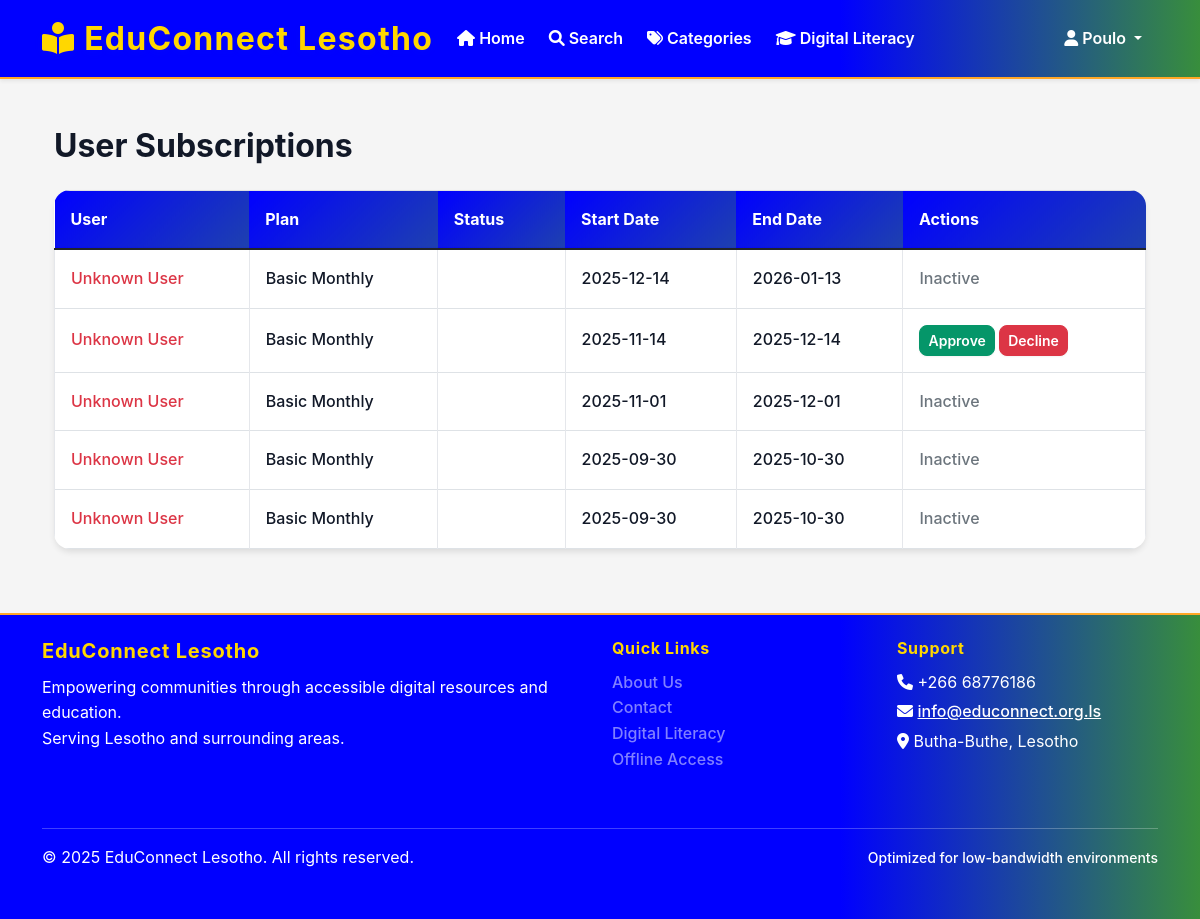
The app's page /admin/user-subscriptions (signed in) with its own data.
### app/models/user.py (models this page shows, shortened)
class User(UserMixin, db.Model):
    __tablename__ = 'users'
    id = db.Column(db.Integer, primary_key=True)
    username = db.Column(db.String(100), unique=True, nullable=False, index=True)
    email = db.Column(db.String(255), unique=True, nullable=False, index=True)
    password_hash = db.Column(db.String(255), nullable=False)
    first_name = db.Column(db.String(100), nullable=False)
    last_name = db.Column(db.String(100), nullable=False)
    phone_number = db.Column(db.String(20))
    address = db.Column(db.Text)
    district = db.Column(db.String(50), default='Butha-Buthe', index=True)
    profile_image = db.Column(db.String(500))  # Path to profile image
    role_id = db.Column(db.Integer, db.ForeignKey('user_roles.id'), nullable=False)
    is_active = db.Column(db.Boolean, default=True)
    email_verified = db.Column(db.Boolean, default=False)
    created_at = db.Column(db.DateTime, default=datetime.utcnow)
    updated_at = db.Column(db.DateTime, default=datetime.utcnow, onupdate=datetime.utcnow)
    last_login = db.Column(db.DateTime)
    borrowing_transactions = db.relationship('BorrowingTransaction', foreign_keys='BorrowingTransaction.user_id', backref='user', lazy='dynamic')
    digital_downloads = db.relationship('DigitalDownload', backref='user', lazy='dynamic')
    offline_tokens = db.relationship('OfflineToken', backref='user', lazy='dynamic')
    reading_sessions = db.relationship('ReadingSession', backref='user', lazy='dynamic')
    notifications = db.relationship('Notification', backref='user', lazy='dynamic')
    book_reservations = db.relationship('BookReservation', backref='user', lazy='dynamic')
    book_reviews = db.relationship('BookReview', backref='user', lazy='dynamic')
    literacy_progress = db.relationship('LiteracyProgress', backref='user', lazy='dynamic')
    favorites = db.relationship('Book', secondary='user_favorites', backref='favorited_by', lazy='dynamic')
    def is_admin(self):
        return self.role.role_name == 'admin'
    def is_librarian(self):
        return self.role.role_name in ['admin', 'librarian']

### app/models/subscription.py (models this page shows, shortened)
class UserSubscription(db.Model):
    __tablename__ = 'user_subscriptions'
    id = db.Column(db.Integer, primary_key=True)
    user_id = db.Column(db.Integer, db.ForeignKey('users.id'), nullable=False)
    plan_id = db.Column(db.Integer, db.ForeignKey('subscription_plans.id'), nullable=False)
    start_date = db.Column(db.DateTime, nullable=False, default=datetime.utcnow)
    end_date = db.Column(db.DateTime, nullable=False)
    is_active = db.Column(db.Boolean, default=True)
    auto_renew = db.Column(db.Boolean, default=False)
    created_at = db.Column(db.DateTime, default=datetime.utcnow)
    @property
    def is_expired(self):
        return datetime.utcnow() > self.end_date

class SubscriptionPlan(db.Model):
    __tablename__ = 'subscription_plans'
    id = db.Column(db.Integer, primary_key=True)
    name = db.Column(db.String(100), nullable=False, unique=True)
    description = db.Column(db.Text)
    price = db.Column(Numeric(10, 2), nullable=False)
    duration_days = db.Column(db.Integer, nullable=False)  # Duration in days
    max_books = db.Column(db.Integer, nullable=False, default=1)  # Max books that can be borrowed at once
    is_active = db.Column(db.Boolean, default=True)
    created_at = db.Column(db.DateTime, default=datetime.utcnow)
    subscriptions = db.relationship('UserSubscription', backref='plan', lazy=True)

### app/routes/admin.py (the view, shortened to what this page needs)
@admin_bp.route('/user-subscriptions')
@admin_required
def user_subscriptions():
    page = request.args.get('page', 1, type=int)
    status = request.args.get('status', '')
    search = request.args.get('search', '')
    query = db.session.query(UserSubscription).join(User).join(SubscriptionPlan)
    if status == 'active':
        query = query.filter(
            UserSubscription.is_active == True,
            UserSubscription.end_date > datetime.utcnow()
        )
    elif status == 'expired':
        query = query.filter(UserSubscription.end_date <= datetime.utcnow())
    pagination = query.order_by(UserSubscription.created_at.desc()).paginate(
        page=page, per_page=20, error_out=False
    )
    subscriptions = pagination.items
    return render_template('admin/user_subscriptions.html',
                         subscriptions=subscriptions,
                         pagination=pagination)

### app/routes/admin.py (called while the page is built)
def admin_required(f):
    @wraps(f)
    def decorated_function(*args, **kwargs):
        if not current_user.is_authenticated or not current_user.is_admin():
            flash('You need administrator privileges to access this page.', 'error')
            return redirect(url_for('main.index'))
        return f(*args, **kwargs)
    return decorated_function

### app/templates/admin/user_subscriptions.html (shortened to what this page needs)
{% extends "base.html" %}
{% block content %}
<div class="container py-4">
    <h2 class="mb-4">User Subscriptions</h2>
    <table class="table table-bordered table-hover">
        <thead class="table-light">
            <tr>
                <th>User</th>
                <th>Plan</th>
                <th>Status</th>
                <th>Start Date</th>
                <th>End Date</th>
                <th>Actions</th>
            </tr>
        </thead>
        <tbody>
            {% for sub in subscriptions %}
                <form method="POST" action="{{ url_for('admin.user_subscriptions', subscription_id=sub.id) }}" style="display:inline-block;">
                <td>
                    {% if sub.user %}
                        {{ sub.user.get_full_name() }}
                    {% else %}
                        <span class="text-danger">Unknown User</span>
                    {% endif %}
                </td>
                <td>
                    {% if sub.plan %}
                        {{ sub.plan.name }}
                    {% else %}
                        <span class="text-danger">Unknown Plan</span>
                    {% endif %}
                </td>
                <td>
                    {% set status = 'Active' if sub.is_active and not sub.is_expired else 'Expired' if sub.is_expired else 'Inactive' %}
                    <span class="badge bg-
                        {% if status == 'Active' %}success
                        {% elif status == 'Expired' %}danger
                        {% else %}secondary
                        {% endif %}">
                    </span>
                </td>
                <td>{{ sub.start_date.strftime('%Y-%m-%d') if sub.start_date else 'N/A' }}</td>
                <td>{{ sub.end_date.strftime('%Y-%m-%d') if sub.end_date else 'N/A' }}</td>
                <td>
                    {% if not sub.is_active and not sub.is_expired %}
                        <form method="POST" action="{{ url_for('admin.user_subscriptions', subscription_id=sub.id) }}" style="display:inline-block;">
                            <button type="submit" class="btn btn-success btn-sm">Approve</button>
                        </form>
                        <form method="POST" action="{{ url_for('admin.user_subscriptions', subscription_id=sub.id) }}" style="display:inline-block;">
                            <button type="submit" class="btn btn-danger btn-sm">Decline</button>
                        </form>
                    {% elif sub.status == 'active' %}
                        <span class="text-success">Active</span>
                    {% elif sub.status == 'declined' %}
                        <span class="text-danger">Declined</span>
                    {% else %}
                        <span class="text-secondary">Inactive</span>
                    {% endif %}
                </td>
            {% endfor %}
        </tbody>
    </table>
</div>
{% endblock %}

### app/templates/base.html (shortened to what this page needs)
<!DOCTYPE html>
<html lang="en">
<head>
    <link href="https://cdn.jsdelivr.net/npm/bootstrap@5.1.3/dist/css/bootstrap.min.css" rel="stylesheet">
    <link href="https://cdnjs.cloudflare.com/ajax/libs/font-awesome/6.0.0/css/all.min.css" rel="stylesheet">
    <link href="{{ url_for('static', filename='css/style.css') }}" rel="stylesheet">
</head>
<body>
    <nav class="navbar navbar-expand-lg navbar-light bg-white shadow-sm">
        <div class="container">
            <a class="navbar-brand" href="{{ url_for('main.index') }}" style="color: #FFD700 !important; font-weight: bold; font-size: 2rem;">
                <i class="fas fa-book-reader"></i>
                EduConnect Lesotho
            </a>
            <div class="collapse navbar-collapse justify-content-center" id="navbarNav">
                <ul class="navbar-nav">
                    {% if current_user.is_authenticated %}
                        <li class="nav-item">
                            <a class="nav-link" href="{{ url_for('main.index') }}">
                                <i class="fas fa-home"></i> Home
                            </a>
                        </li>
                        <li class="nav-item">
                            <a class="nav-link" href="{{ url_for('main.search') }}">
                                <i class="fas fa-search"></i> Search
                            </a>
                        </li>
                        <li class="nav-item">
                            <a class="nav-link" href="{{ url_for('main.categories') }}">
                                <i class="fas fa-tags"></i> Categories
                            </a>
                        </li>
                        <li class="nav-item">
                            <a class="nav-link" href="{{ url_for('main.digital_literacy') }}">
                                <i class="fas fa-graduation-cap"></i> Digital Literacy
                            </a>
                        </li>
                    {% endif %}
                </ul>
                <ul class="navbar-nav ms-auto">
                    {% if current_user.is_authenticated %}
                        <li class="nav-item dropdown">
                            <a class="nav-link dropdown-toggle" href="#" id="userDropdown" role="button" data-bs-toggle="dropdown">
                                <i class="fas fa-user"></i>
                                {{ current_user.first_name }}
                            </a>
                        </li>
                    {% endif %}
                </ul>
            </div>
        </div>
    </nav>
    <main class="container my-4">
        {% block content %}{% endblock %}
    </main>
    <footer class="footer py-4">
        <div class="container">
            <div class="row">
                <div class="col-md-6">
                    <h5>EduConnect Lesotho</h5>
                    <p class="mb-0">Empowering communities through accessible digital resources and education.</p>
                    <p class="mb-0">Serving Lesotho and surrounding areas.</p>
                </div>
                <div class="col-md-3">
                    <h6>Quick Links</h6>
                    <ul class="list-unstyled">
                        <li><a href="{{ url_for('main.about') }}" class="text-white-50">About Us</a></li>
                        <li><a href="{{ url_for('main.contact') }}" class="text-white-50">Contact</a></li>
                        <li><a href="{{ url_for('main.digital_literacy') }}" class="text-white-50">Digital Literacy</a></li>
                        <li><a href="{{ url_for('main.offline_access') }}" class="text-white-50">Offline Access</a></li>
                    </ul>
                </div>
                <div class="col-md-3">
                    <h6>Support</h6>
                    <p class="mb-1"><i class="fas fa-phone"></i> +266 68776186</p>
                    <p class="mb-1"><i class="fas fa-envelope"></i> <a href="mailto:info@educonnect-lesotho.ls" style="color: #fff; text-decoration: underline;">info@educonnect.org.ls</a></p>
                    <p class="mb-0"><i class="fas fa-map-marker-alt"></i> Butha-Buthe, Lesotho</p>
                </div>
            </div>
            <hr class="my-3">
            <div class="row align-items-center">
                <div class="col-md-6">
                    <p class="mb-0">&copy; 2025 EduConnect Lesotho. All rights reserved.</p>
                </div>
                <div class="col-md-6 text-end">
                    <small>Optimized for low-bandwidth environments</small>
                </div>
            </div>
        </div>
    </footer>
</body>
</html>

### app/static/css/style.css (style rules this page uses)
:root { --primary-color: #2c5aa0; --secondary-color: #34a853; --accent-color: #fbbf24; --danger-color: #dc2626; --warning-color: #f59e0b; --success-color: #059669; --info-color: #0284c7; --dark-color: #1f2937; --light-color: #f8fafc; --border-color: #e5e7eb; --text-muted: #6b7280; --font-family-base: 'Segoe UI', Tahoma, Geneva, Verdana, sans-serif; --font-size-base: 16px; --line-height-base: 1.6; --spacing-xs: 0.25rem; --spacing-sm: 0.5rem; --spacing-md: 1rem; --spacing-lg: 1.5rem; --spacing-xl: 3rem; --border-radius: 0.5rem; --border-radius-lg: 1rem; --shadow-sm: 0 1px 2px 0 rgba(0, 0, 0, 0.05); --shadow-md: 0 4px 6px -1px rgba(0, 0, 0, 0.1); --shadow-lg: 0 10px 15px -3px rgba(0, 0, 0, 0.1); }
body { background-color: var(--light-color); color: var(--dark-color); font-family: var(--font-family-base); font-size: var(--font-size-base); line-height: var(--line-height-base); margin: 0; padding: 0; -webkit-font-smoothing: antialiased; -moz-osx-font-smoothing: grayscale; text-rendering: optimizeLegibility; }
* { -webkit-font-smoothing: antialiased; -moz-osx-font-smoothing: grayscale; }
.btn { border-radius: var(--border-radius); font-weight: 600; box-shadow: var(--shadow-sm); transition: box-shadow 0.2s, transform 0.2s; }
.btn-success { background-color: var(--success-color); border-color: var(--success-color); }
.navbar { background: linear-gradient(90deg, var(--primary-color) 70%, var(--secondary-color) 100%); box-shadow: var(--shadow-md); border-bottom: 2px solid var(--accent-color); }
.navbar-brand { font-size: 1.5rem; font-weight: 700; color: #fff !important; letter-spacing: 0.04em; text-shadow: 0 2px 8px rgba(44,90,160,0.08); }
.nav-link { color: #fff !important; font-weight: 600; margin-right: 0.5rem; transition: color 0.2s; }
.table { background: white; border-radius: var(--border-radius-lg); overflow: hidden; box-shadow: var(--shadow-md); }
.table th { background: linear-gradient(135deg, var(--primary-color), #1e40af); color: white; font-weight: 700; border: none; padding: 1rem; -webkit-font-smoothing: antialiased; }
.table td { padding: 1rem; vertical-align: middle; border-color: var(--border-color); color: #111827; font-weight: 500; }
.footer { background: linear-gradient(90deg, var(--primary-color) 70%, var(--secondary-color) 100%); color: #fff; padding-top: 2rem; padding-bottom: 2rem; border-top: 2px solid var(--accent-color); }
.footer h5, .footer h6 { color: var(--accent-color); font-weight: 700; }
.footer a { color: #fff; text-decoration: underline; transition: color 0.2s; }
h1, h2, h3, h4, h5, h6 { color: #111827; font-weight: 700; }
p { color: #1f2937; }
a { color: #1e40af; font-weight: 500; }
li { color: #1f2937; font-weight: 500; }
small, .small { color: #4b5563; font-weight: 500; }

### app/templates/base.html (style rules this page uses)
:root { --primary-color: blue; --secondary-color: #388E3C; --accent-color: #FFA726; --text-color: #212121; --bg-color: #F5F5F5; }
body { font-family: -apple-system, BlinkMacSystemFont, 'Segoe UI', Roboto, 'Helvetica Neue', Arial, sans-serif; line-height: 1.6; color: var(--text-color); background-color: var(--bg-color); }
.navbar-brand { font-weight: bold; color: #ffffff !important; font-size: 2rem; }
.navbar { background-color: var(--primary-color) !important; box-shadow: 0 2px 8px rgba(44,90,160,0.08); }
.nav-link { color: #ffffff !important; }
.footer { background-color: var(--primary-color); color: #ffffff !important; margin-top: 0; margin-bottom: 0; padding-top: 2.5rem; padding-bottom: 2.5rem; }
.footer h5, .footer h6 { color: #FFD700 !important; font-weight: 700; letter-spacing: 0.04em; margin-bottom: 0.75rem; }
.footer, .footer p, .footer small { color: white !important; }
.footer a { color: #fff; text-decoration: none; font-weight: 500; transition: color 0.2s, text-shadow 0.2s; }
.footer .row > div { margin-bottom: 1.5rem; }

### records on screen
User: first_name "Poulo"
UserSubscription: plan.name "Basic Monthly", start_date "2025-12-14", end_date "2026-01-13", is_active "Inactive"
UserSubscription: plan.name "Basic Monthly", start_date "2025-11-14", end_date "2025-12-14"
UserSubscription: plan.name "Basic Monthly", start_date "2025-11-01", end_date "2025-12-01", is_active "Inactive"
UserSubscription: plan.name "Basic Monthly", start_date "2025-09-30", end_date "2025-10-30", is_active "Inactive"
UserSubscription: plan.name "Basic Monthly", start_date "2025-09-30", end_date "2025-10-30", is_active "Inactive"
